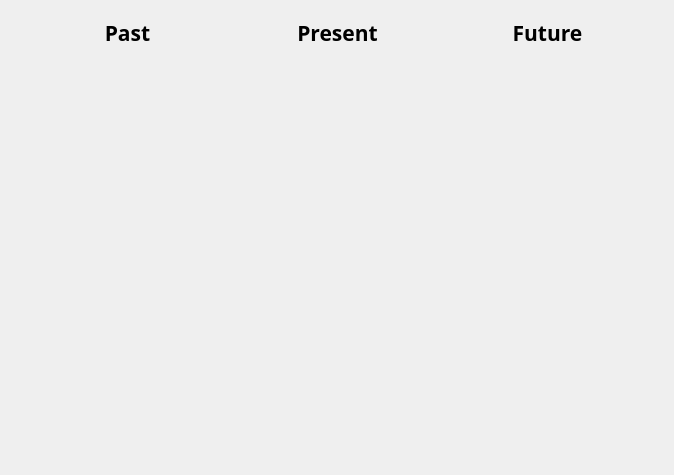
<?xml version="1.0" encoding="UTF-8"?>
<ui version="4.0">
 <class>ThreeDecipher</class>
 <widget class="QWidget" name="ThreeDecipher">
  <property name="geometry">
   <rect>
    <x>0</x>
    <y>0</y>
    <width>674</width>
    <height>475</height>
   </rect>
  </property>
  <property name="windowTitle">
   <string>Form</string>
  </property>
  <widget class="QLabel" name="pas_label">
   <property name="geometry">
    <rect>
     <x>30</x>
     <y>20</y>
     <width>195</width>
     <height>26</height>
    </rect>
   </property>
   <property name="font">
    <font>
     <family>Cormorant Infant SemiBold</family>
     <pointsize>16</pointsize>
     <bold>true</bold>
    </font>
   </property>
   <property name="layoutDirection">
    <enum>Qt::LeftToRight</enum>
   </property>
   <property name="text">
    <string>Past</string>
   </property>
   <property name="alignment">
    <set>Qt::AlignCenter</set>
   </property>
  </widget>
  <widget class="QLabel" name="pres_label">
   <property name="geometry">
    <rect>
     <x>240</x>
     <y>20</y>
     <width>195</width>
     <height>26</height>
    </rect>
   </property>
   <property name="font">
    <font>
     <family>Cormorant Infant SemiBold</family>
     <pointsize>16</pointsize>
     <bold>true</bold>
    </font>
   </property>
   <property name="layoutDirection">
    <enum>Qt::LeftToRight</enum>
   </property>
   <property name="text">
    <string>Present</string>
   </property>
   <property name="alignment">
    <set>Qt::AlignCenter</set>
   </property>
  </widget>
  <widget class="QLabel" name="fut_label">
   <property name="geometry">
    <rect>
     <x>450</x>
     <y>20</y>
     <width>195</width>
     <height>26</height>
    </rect>
   </property>
   <property name="font">
    <font>
     <family>Cormorant Infant SemiBold</family>
     <pointsize>16</pointsize>
     <bold>true</bold>
    </font>
   </property>
   <property name="layoutDirection">
    <enum>Qt::LeftToRight</enum>
   </property>
   <property name="text">
    <string>Future</string>
   </property>
   <property name="alignment">
    <set>Qt::AlignCenter</set>
   </property>
  </widget>
  <widget class="QLabel" name="pas_desc">
   <property name="geometry">
    <rect>
     <x>40</x>
     <y>110</y>
     <width>175</width>
     <height>260</height>
    </rect>
   </property>
   <property name="autoFillBackground">
    <bool>true</bool>
   </property>
   <property name="text">
    <string/>
   </property>
   <property name="wordWrap">
    <bool>true</bool>
   </property>
  </widget>
  <widget class="QLabel" name="pre_desc">
   <property name="geometry">
    <rect>
     <x>250</x>
     <y>110</y>
     <width>175</width>
     <height>260</height>
    </rect>
   </property>
   <property name="autoFillBackground">
    <bool>true</bool>
   </property>
   <property name="text">
    <string/>
   </property>
   <property name="wordWrap">
    <bool>true</bool>
   </property>
  </widget>
  <widget class="QLabel" name="fut_desc">
   <property name="geometry">
    <rect>
     <x>460</x>
     <y>110</y>
     <width>175</width>
     <height>260</height>
    </rect>
   </property>
   <property name="autoFillBackground">
    <bool>true</bool>
   </property>
   <property name="text">
    <string/>
   </property>
   <property name="wordWrap">
    <bool>true</bool>
   </property>
  </widget>
  <widget class="QLabel" name="pres_label_2">
   <property name="geometry">
    <rect>
     <x>240</x>
     <y>60</y>
     <width>195</width>
     <height>26</height>
    </rect>
   </property>
   <property name="font">
    <font>
     <family>Cormorant Infant SemiBold</family>
     <pointsize>16</pointsize>
     <bold>true</bold>
    </font>
   </property>
   <property name="layoutDirection">
    <enum>Qt::LeftToRight</enum>
   </property>
   <property name="text">
    <string/>
   </property>
   <property name="alignment">
    <set>Qt::AlignCenter</set>
   </property>
  </widget>
  <widget class="QLabel" name="pas_label_2">
   <property name="geometry">
    <rect>
     <x>30</x>
     <y>60</y>
     <width>195</width>
     <height>26</height>
    </rect>
   </property>
   <property name="font">
    <font>
     <family>Cormorant Infant SemiBold</family>
     <pointsize>16</pointsize>
     <bold>true</bold>
    </font>
   </property>
   <property name="layoutDirection">
    <enum>Qt::LeftToRight</enum>
   </property>
   <property name="text">
    <string/>
   </property>
   <property name="alignment">
    <set>Qt::AlignCenter</set>
   </property>
  </widget>
  <widget class="QLabel" name="fut_label_2">
   <property name="geometry">
    <rect>
     <x>450</x>
     <y>60</y>
     <width>195</width>
     <height>26</height>
    </rect>
   </property>
   <property name="font">
    <font>
     <family>Cormorant Infant SemiBold</family>
     <pointsize>16</pointsize>
     <bold>true</bold>
    </font>
   </property>
   <property name="layoutDirection">
    <enum>Qt::LeftToRight</enum>
   </property>
   <property name="text">
    <string/>
   </property>
   <property name="alignment">
    <set>Qt::AlignCenter</set>
   </property>
  </widget>
  <widget class="QLabel" name="pre_desc_2">
   <property name="geometry">
    <rect>
     <x>180</x>
     <y>390</y>
     <width>315</width>
     <height>50</height>
    </rect>
   </property>
   <property name="autoFillBackground">
    <bool>true</bool>
   </property>
   <property name="text">
    <string/>
   </property>
   <property name="wordWrap">
    <bool>true</bool>
   </property>
  </widget>
 </widget>
 <resources/>
 <connections/>
</ui>
